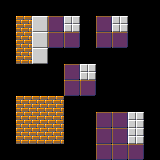

This game map was drawn from its Tiled (.tmx) file and the tilesets committed beside it. A one-line description and the full map source follow:
An orthogonal 10x10 tile map with 16x16 px tiles, 1 tile layer (Tile Layer 1).

<map version="1.10" tiledversion="1.11.0" orientation="orthogonal" renderorder="right-down" width="10" height="10" tilewidth="16" tileheight="16" infinite="0" nextlayerid="2" nextobjectid="1">
 <tileset firstgid="1" source="../tileset.tsx" />
 <layer id="1" name="Tile Layer 1" width="10" height="10">
  <data encoding="csv">
0,0,0,0,0,0,0,0,0,0,
0,1,2,3,4,0,3,4,0,0,
0,1,2,3,3,0,3,3,0,0,
0,1,2,0,0,0,0,0,0,0,
0,0,0,0,3,4,0,0,0,0,
0,0,0,0,3,3,0,0,0,0,
0,1,1,1,0,0,0,0,0,0,
0,1,1,1,0,0,3,3,4,0,
0,1,1,1,0,0,3,3,4,0,
0,0,0,0,0,0,3,3,3,0
</data>
 </layer>
</map>